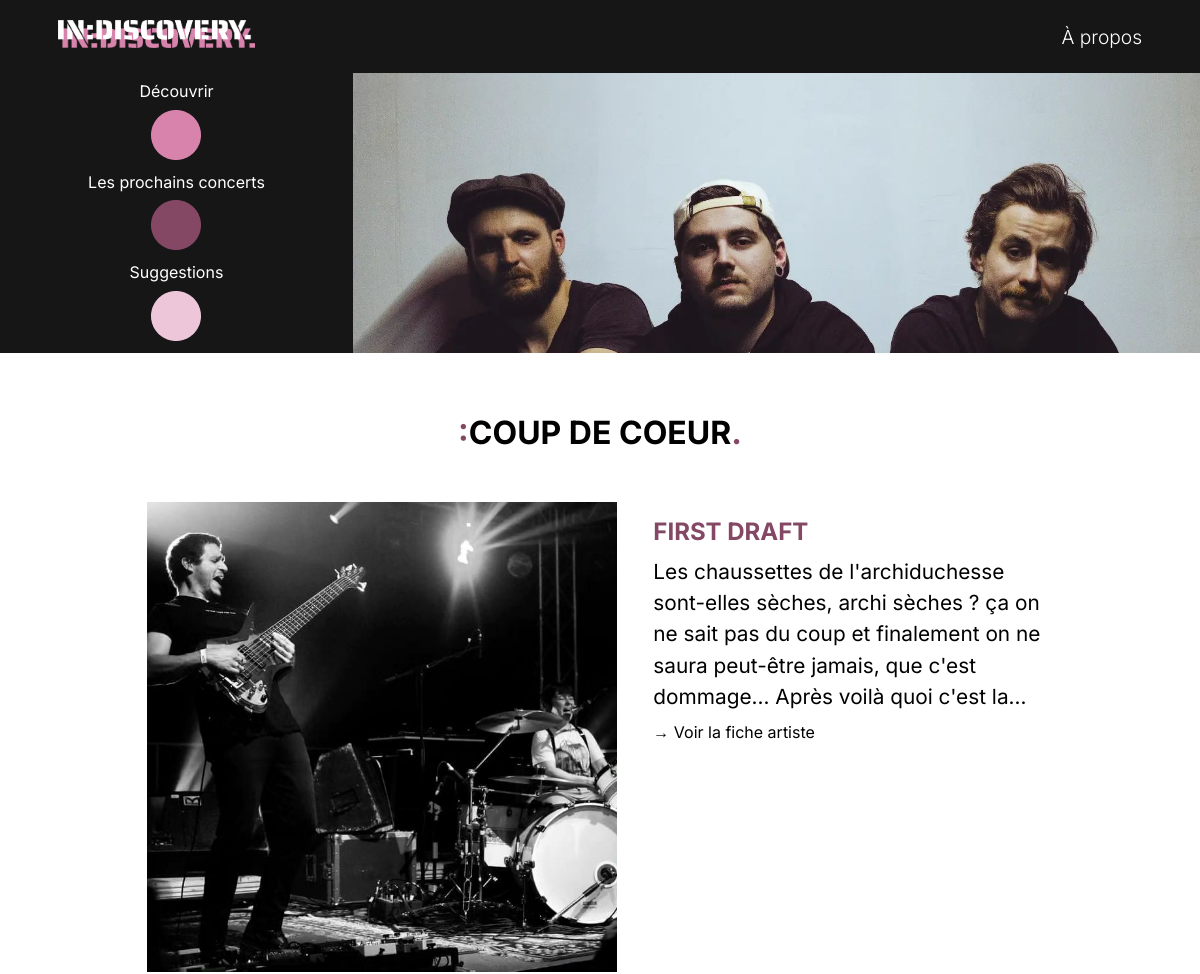
The page /php/index.php (upper part) on the database as committed earlier.
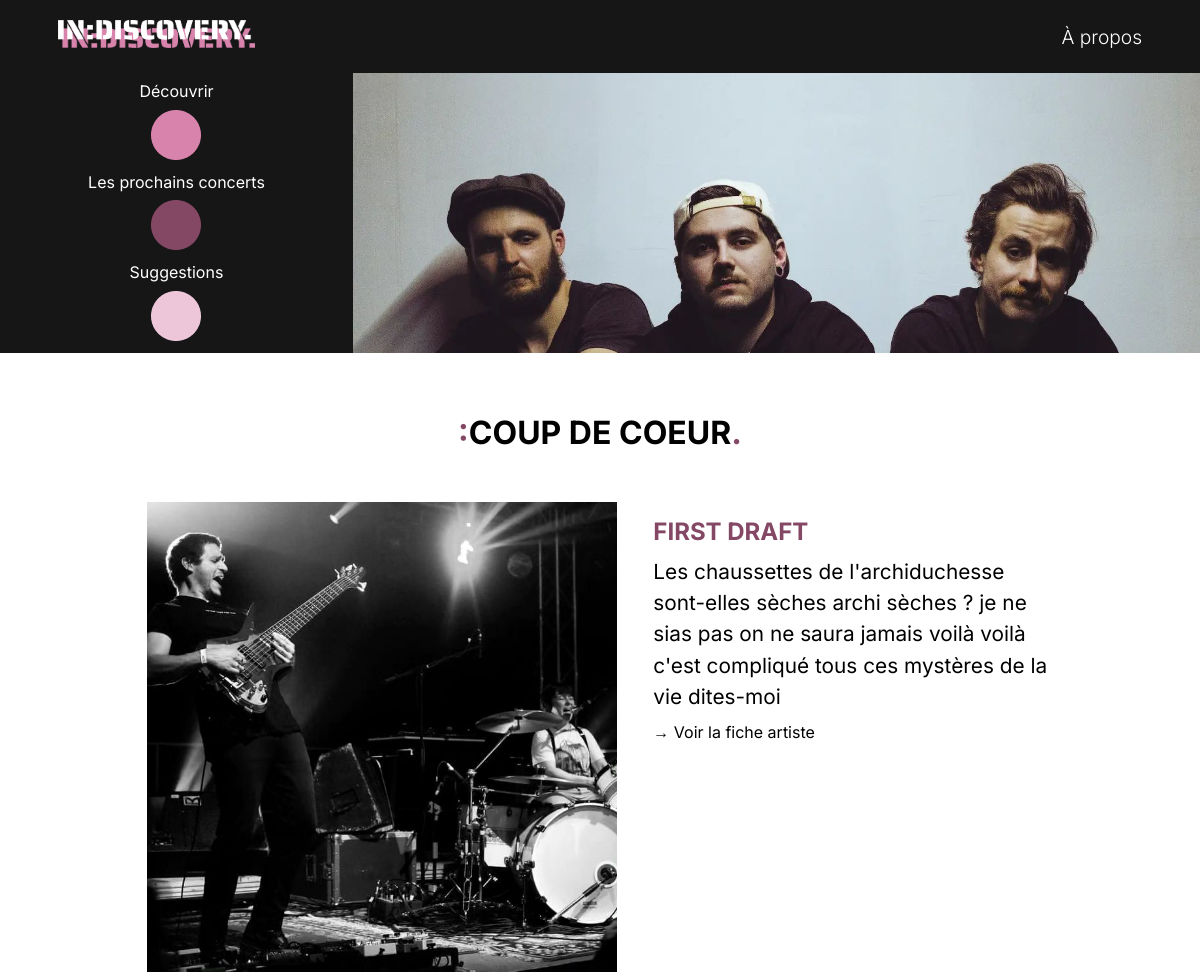
The same page on the database as committed later.
### tables this page shows
CREATE TABLE `artistes` (
  `id_artiste` int NOT NULL,
  `nom` varchar(255) NOT NULL,
  `id_genre` int NOT NULL,
  `location` varchar(255) NOT NULL,
  `description` text NOT NULL,
  `photo` varchar(255) NOT NULL,
  `reseaux_sociaux` text NOT NULL,
  `decouverte` tinyint(1) NOT NULL,
  `cdc` tinyint(1) NOT NULL
);

### php/index.php (the view, shortened to what this page needs)
<?php
require_once("connect.php");
?>
<!DOCTYPE html>
<html lang="fr">
<head>
    <link rel="stylesheet" href="index.css">
</head>
<body>
    <header>
        <div class="navbar">
            <nav class="nav-links">
                <div class="logo"><a href="index.php"><img src="Images/logodiscovery.png" alt="Logo IN:DISCOVERY."></a></div>
                <a href="a-propos.php" id="nav-item">À propos</a>
            </nav>
        </div>
        <div class="side-menu">
            <div class="container-menu">
                <div class="menu-dots">
                    <span class="dot-menu-item item1">Découvrir</span>
                    <a href="decouvrez.php" class="dot dot1"><img src="images/icones/dot1.png" alt="Dot 1"></a>
                    <span class="dot-menu-item item2">Les prochains concerts</span>
                    <a href="concerts.php" class="dot dot2"><img src="images/icones/dot2.png" alt="Dot 2"></a>
                    <span class="dot-menu-item item3">Suggestions</span>
                    <a href="formulaire.php" class="dot dot3"><img src="images/icones/dot3.png" alt="Dot 3"></a>
                </div>
            </div>
            <div class="img-deco">
                <img src="images/artistes/muscle2.jpeg">
            </div>
        </div>
    </header>
    <main>
        <section id="cdc">
            <article id="cdc-container">
                <h2><span id="span-title">:</span>COUP DE COEUR<span id="span-title">.</span></h2>
                <figure id="cdc-content">
                    <?php
                    $sql = "SELECT id_artiste, nom, description, photo FROM artistes WHERE cdc = 1";
                    $stmt = $db->query($sql);
                    if ($stmt->rowCount() > 0) {
                        while ($row = $stmt->fetch(PDO::FETCH_ASSOC)) {
                            $photoPath = "../images/artistes/" . htmlspecialchars($row['photo']);
                            echo "<div class='artist'>
                                    <img src='" . $photoPath . "' alt='" . htmlspecialchars($row['nom']) . "'>
                                    <div class='caption'>
                                        <h3>" . htmlspecialchars($row['nom']) . "</h3>
                                        <div class='description'>
                                            <p>" . htmlspecialchars($row['description']) . "</p>
                                        </div>
                                        <a href='artistes.php?id=" . htmlspecialchars($row['id_artiste']) . "'>→ Voir la fiche artiste</a>
                                    </div>
                                  </div>";
                        }
                    } else {
                        echo "Aucun résultat";
                    }
                    ?>
                </figure>
            </article>
        </section>
    </main>
</body>
</html>

Rows that differ between the two databases and show on the page:
changed artistes "FIRST DRAFT": description "…chaussettes de l'archiduchesse sont-elles sèches, archi sèches ? ça on ne sait pas du coup et finalement on ne saura peut-être jamais, que c'est dommage... Après voilà quoi c'est…" → "…chaussettes de l'archiduchesse sont-elles sèches archi sèches ? je ne sias pas on ne saura jamais voilà voilà c'est compliqué tous ces mystères de la vie dites-moi"
